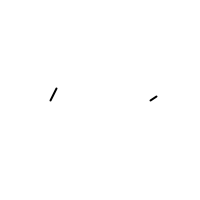
Frame 1 (no input)
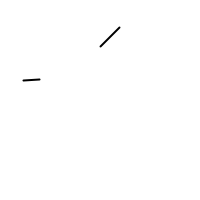
Frame 60 (the mouse pressed at the canvas centre just before this capture)
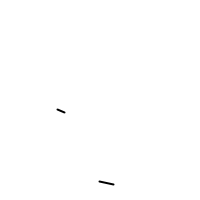
Frame 120 (the mouse held since frame 60 and released just before this capture)

The Processing sketch that drew these frames (run headless with seeded random() and noise(); from frame 60 on, the mouse is pressed at the canvas centre):

// Processing sketch: Levy_Walker_with_collisions
// ── Levy_Walker_with_collisions.pde
//Double Levy Walker with ellipses created when there are collisions
//Harry Pham 79422112
Walker w;
void setup(){
  size(200,200);
  smooth();
  w= new Walker();
  background(255);
  frameRate(30); 
}
void draw(){
  w.walk();
  w.display();
  w.collisions();
}


// ── Walker.pde
class Walker {
  int x,y;
  int x2,y2;
  float startx, starty;
  float startx2, starty2;
  boolean [] [] collisionlist = new boolean[width][height];
  int [] [] colorlist = new int[width][height];
  int [] [] colorlist2 = new int[width][height];
  int [] [] colorlist3 = new int[width][height];
  Walker() {
    x = width/4;
    y = height/2;
    x2 = width/4*3;
    y2 = height/2;
  }
  //Draws the line between (startx,starty) to (x,y)
  void display() {
    background(255);
    stroke(0);
    strokeWeight(2);
    line(startx,starty,x,y);
    line(startx2,starty2,x2,y2);
  }
  //Checks if there are any collisions and creates an ellipse at that area if there is
  void collisions(){
    //Subtracts the x and y coordiates from each walker respectively and if the difference is less than or equal to 10, set that points boolean value in the array to true.
    int xsubtract = Math.abs(x-x2);
    int ysubtract = Math.abs(y-y2);
    if (xsubtract <=10 && ysubtract <=10) {
      collisionlist[x][y]=true;
    }
    for (int i = 0; i < width; i++){
      for (int j = 0; j < height; j++){
        if (collisionlist[i][j]==true){
          //Draws an ellipse if the boolean value recieved from the array is true.
          fill(colorlist[i][j],colorlist2[i][j],colorlist3[i][j],127);
          stroke(colorlist[i][j],colorlist2[i][j],colorlist3[i][j],127);
          ellipse(i,j,50,50);
        }
        else if (collisionlist[i][j]==false){
          //Sets the color of the ellipse
          colorlist[i][j]=int(random(255));
          colorlist2[i][j]=int(random(255));
          colorlist3[i][j]=int(random(255));
        }
      }
    }
  }
  //Sets the startx and starty points and changes the value of x and y
  void walk() {
    startx = x;
    starty = y;
    startx2 = x2;
    starty2 = y2;
    float walkx = random(-1,1);
    float walky = random(-1,1);
    float stepsize=montecarlo();
    walkx *= stepsize * 25;
    walky *= stepsize * 25;
    x += walkx;
    y += walky;
    walkx = random(-1,1);
    walky = random(-1,1);
    stepsize=montecarlo();
    walkx *= stepsize * 25;
    walky *= stepsize * 25;
    x2 += walkx;
    y2 += walky;
    x = constrain(x,0,width-1);
    y = constrain(y,0,height-1);
    x2 = constrain(x2,0,width-1);
    y2 = constrain(y2,0,height-1);
  }
  //montecarlo taken from Nature of Code Introduction
  //Chooses a value between 0 and 1 as long as r2<r1
  float montecarlo(){
    while (true){
      float r1 = random(1);
      float probability = r1;
      float r2 = random(1);
      if (r2 < probability){
        return r1;
      }
    }
  }
}
